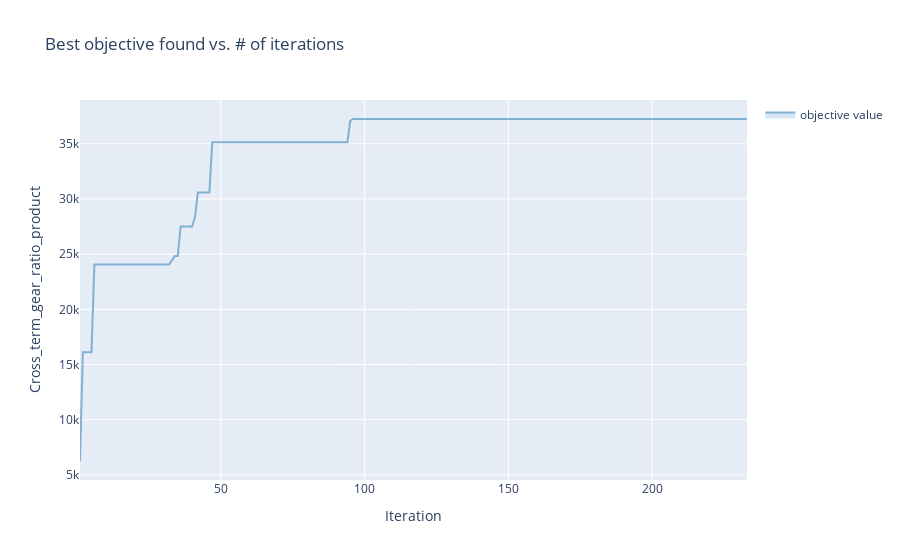

Notebook code cell kept with this figure:
### Code cell
render(Tag_client.get_optimization_trace())

### Figure 1 — Plotly figure (JSON) as saved in the notebook; plotly's stock layout.template omitted (floating-point values rounded to 4 significant figures; data arrays with more than 128 entries replaced by an {"elided": "..."} marker saying what was removed)
{"data": [{"hoverinfo": "none", "legendgroup": "", "line": {"width": 0}, "mode": "lines", "showlegend": false, "type": "scatter", "x": {"elided": "233 int values"}, "y": {"elided": "233 float values"}}, {"fill": "tonexty", "fillcolor": "rgba(128,177,211,0.3)", "legendgroup": "objective value", "line": {"color": "rgba(128,177,211,1)"}, "mode": "lines", "name": "objective value", "text": {"elided": "233 str values"}, "type": "scatter", "x": {"elided": "233 int values"}, "y": {"elided": "233 float values"}}, {"fill": "tonexty", "fillcolor": "rgba(128,177,211,0.3)", "hoverinfo": "none", "legendgroup": "", "line": {"width": 0}, "mode": "lines", "showlegend": false, "type": "scatter", "x": {"elided": "233 int values"}, "y": {"elided": "233 float values"}}], "layout": {"showlegend": true, "title": {"text": "Best objective found vs. # of iterations"}, "xaxis": {"title": {"text": "Iteration"}}, "yaxis": {"title": {"text": "Cross_term_gear_ratio_product"}}}}
